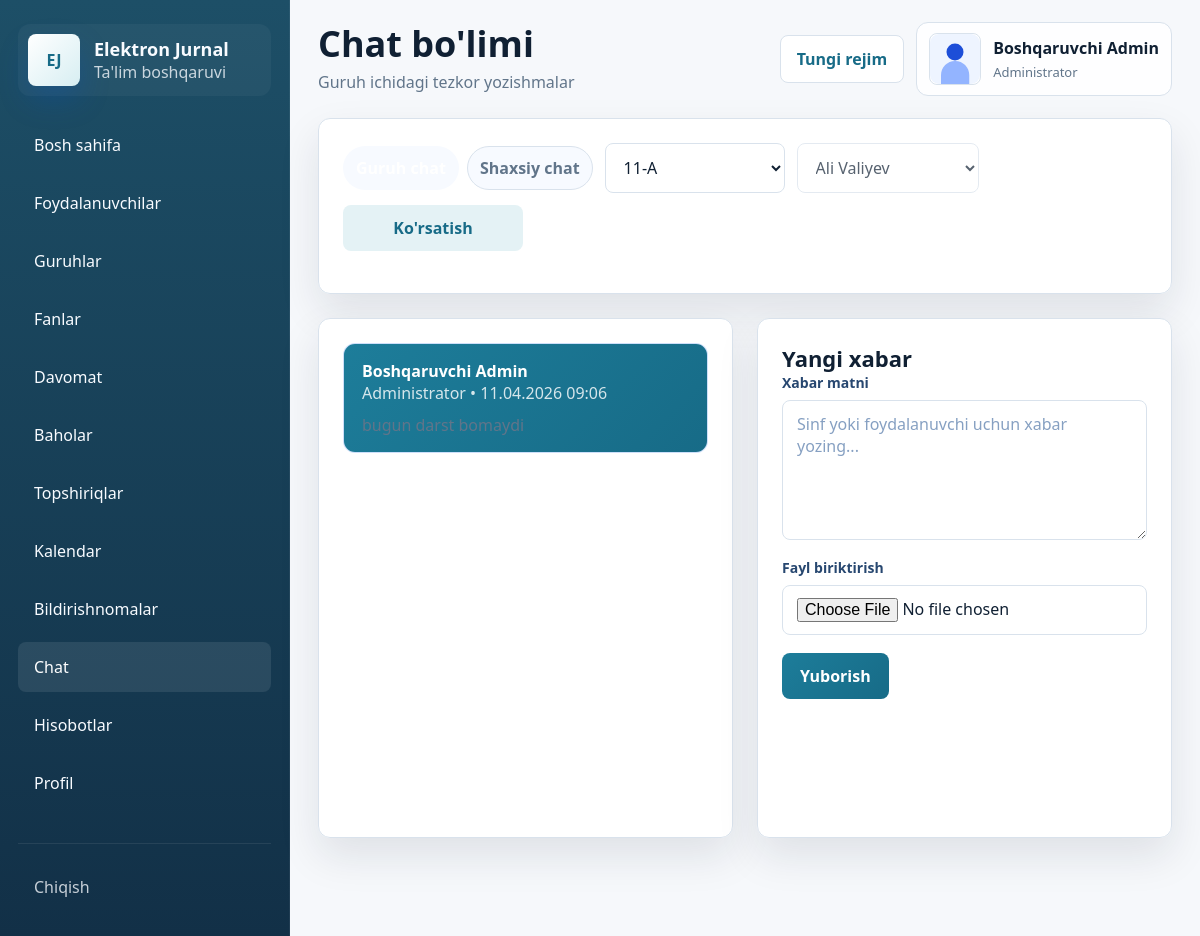
The page /chat (signed in) on the database its author committed.
### models.py (models this page shows, shortened)
class TimestampMixin:
    created_at = db.Column(db.DateTime, default=datetime.utcnow, nullable=False)

class User(UserMixin, TimestampMixin, db.Model):
    __tablename__ = "users"
    id = db.Column(db.Integer, primary_key=True)
    full_name = db.Column(db.String(150), nullable=False)
    username = db.Column(db.String(80), unique=True, nullable=False, index=True)
    password_hash = db.Column(db.String(255), nullable=False)
    role = db.Column(db.String(20), nullable=False, index=True)
    phone = db.Column(db.String(30))
    email = db.Column(db.String(120))
    image_path = db.Column(db.String(255))
    is_active = db.Column(db.Boolean, default=True, nullable=False)
    can_change_credentials = db.Column(db.Boolean, default=True, nullable=False)
    taught_subjects = db.relationship("Subject", back_populates="teacher", lazy="dynamic")
    student_group = db.relationship("StudentGroup", back_populates="student", uselist=False, cascade="all, delete-orphan")
    attendance_records = db.relationship("Attendance", back_populates="student", lazy="dynamic", foreign_keys="Attendance.student_id")
    grade_records = db.relationship("Grade", back_populates="student", lazy="dynamic", foreign_keys="Grade.student_id")
    grades_given = db.relationship("Grade", back_populates="teacher", lazy="dynamic", foreign_keys="Grade.teacher_id")
    assignments_created = db.relationship("Assignment", back_populates="teacher", lazy="dynamic", foreign_keys="Assignment.teacher_id")
    activities = db.relationship("ActivityLog", back_populates="user", lazy="dynamic")
    notifications = db.relationship("Notification", back_populates="user", lazy="dynamic", cascade="all, delete-orphan")
    chat_messages = db.relationship(
        "ChatMessage",
        back_populates="sender",
        lazy="dynamic",
        cascade="all, delete-orphan",
        foreign_keys="ChatMessage.sender_id",
    )
    assignment_submissions = db.relationship("AssignmentSubmission", back_populates="student", lazy="dynamic", cascade="all, delete-orphan")

class ChatMessage(TimestampMixin, db.Model):
    __tablename__ = "chat_messages"
    id = db.Column(db.Integer, primary_key=True)
    sender_id = db.Column(db.Integer, db.ForeignKey("users.id"), nullable=False, index=True)
    receiver_id = db.Column(db.Integer, db.ForeignKey("users.id"), index=True)
    group_id = db.Column(db.Integer, db.ForeignKey("groups.id"), index=True)
    message = db.Column(db.Text, nullable=False)
    file_path = db.Column(db.String(255))
    seen_at = db.Column(db.DateTime)
    sender = db.relationship("User", back_populates="chat_messages", foreign_keys=[sender_id])
    group = db.relationship("Group")
    receiver = db.relationship("User", foreign_keys=[receiver_id])

### app.py (the view, shortened to what this page needs)
@app.route("/chat", methods=["GET", "POST"])
@login_required
def chat_page():
    groups = chat_groups_for_user()
    private_users = private_chat_users()
    chat_mode = request.values.get("mode", "group")
    selected_group_id = request.values.get("group_id", type=int) or (groups[0].id if groups else None)
    selected_user_id = request.values.get("user_id", type=int) or (private_users[0].id if private_users else None)
    if chat_mode == "group" and selected_group_id and selected_group_id not in [group.id for group in groups]:
        abort(403)
    if chat_mode == "private" and selected_user_id and selected_user_id not in [user.id for user in private_users]:
        abort(403)
    messages = []
    if chat_mode == "private" and selected_user_id:
        messages = (
            ChatMessage.query.filter(
                or_(
                    and_(ChatMessage.sender_id == current_user.id, ChatMessage.receiver_id == selected_user_id),
                    and_(ChatMessage.sender_id == selected_user_id, ChatMessage.receiver_id == current_user.id),
                )
            )
            .order_by(ChatMessage.created_at.asc())
            .all()
        )
        unseen_ids = [item.id for item in messages if item.receiver_id == current_user.id and item.seen_at is None]
        if unseen_ids:
            ChatMessage.query.filter(ChatMessage.id.in_(unseen_ids)).update({"seen_at": datetime.utcnow()}, synchronize_session=False)
            commit_or_flash()
    elif selected_group_id:
        messages = ChatMessage.query.filter_by(group_id=selected_group_id).order_by(ChatMessage.created_at.asc()).all()
    return render_template(
        "chat/index.html",
        groups=groups,
        private_users=private_users,
        messages=messages,
        selected_group_id=selected_group_id,
        selected_user_id=selected_user_id,
        chat_mode=chat_mode,
    )

### app.py (called while the page is built, shortened)
@login_manager.user_loader
def load_user(user_id: str):
    return db.session.get(User, int(user_id))

def avatar_url(user: User) -> str:
    if user.image_path:
        return url_for("static", filename=f"uploads/{user.image_path}")
    return url_for("static", filename="uploads/default-avatar.svg")

def chat_groups_for_user():
    if current_user.role == "admin":
        return Group.query.order_by(Group.name).all()
    if current_user.role == "teacher":
        return get_teacher_groups(current_user)
    return [current_user.group] if current_user.group else []

def private_chat_users():
    if current_user.role == "admin":
        return User.query.filter(User.id != current_user.id).order_by(User.full_name).all()

### templates/chat/index.html (shortened to what this page needs)
{% extends "base.html" %}
{% block page_title %}Chat bo'limi{% endblock %}
{% block page_subtitle %}Guruh ichidagi tezkor yozishmalar{% endblock %}
{% block content %}
  <section class="panel-card">
    <form method="get" class="toolbar">
      <div class="mode-switch">
        <label class="status-choice">
          <span>Guruh chat</span>
        </label>
        <label class="status-choice">
          <span>Shaxsiy chat</span>
        </label>
      </div>
      <select name="group_id" {% if not groups or chat_mode != 'group' %}disabled{% endif %}>
        {% for group in groups %}
          <option value="{{ group.id }}" {% if selected_group_id == group.id %}selected{% endif %}>{{ group.name }}</option>
        {% endfor %}
      </select>
      <select name="user_id" {% if not private_users or chat_mode != 'private' %}disabled{% endif %}>
        {% for user in private_users %}
          <option value="{{ user.id }}" {% if selected_user_id == user.id %}selected{% endif %}>{{ user.full_name }}</option>
        {% endfor %}
      </select>
      <button class="btn btn-secondary" type="submit">Ko'rsatish</button>
    </form>
  </section>
  <section class="chat-layout">
    <div class="panel-card chat-window">
      <div class="chat-stream">
        {% for item in messages %}
          <article class="chat-message {% if item.sender_id == current_user.id %}chat-own{% endif %}">
            <div class="chat-bubble">
              <strong>{{ item.sender.full_name }}</strong>
              <span class="chat-meta">{{ role_labels.get(item.sender.role, item.sender.role) }} • {{ item.created_at.strftime('%d.%m.%Y %H:%M') }}{% if item.receiver_id and item.seen_at %} • ko'rildi{% endif %}</span>
              <p>{{ item.message }}</p>
            </div>
          </article>
        {% else %}
          <p>Ushbu guruh uchun chat xabarlari hali yo'q.</p>
        {% endfor %}
      </div>
    </div>
    <div class="panel-card">
      <h3>Yangi xabar</h3>
      <form method="post" class="grid-form" enctype="multipart/form-data">
        <div class="form-field full">
          <span>Xabar matni</span>
          <textarea name="message" placeholder="Sinf yoki foydalanuvchi uchun xabar yozing..." {% if (chat_mode == 'group' and not selected_group_id) or (chat_mode == 'private' and not selected_user_id) %}disabled{% endif %}></textarea>
        </div>
        <div class="form-field full">
          <span>Fayl biriktirish</span>
          <input type="file" name="chat_file" accept=".pdf,.doc,.docx,.xls,.xlsx">
        </div>
        <div class="form-actions full">
          <button class="btn btn-primary" type="submit" {% if (chat_mode == 'group' and not selected_group_id) or (chat_mode == 'private' and not selected_user_id) %}disabled{% endif %}>Yuborish</button>
        </div>
      </form>
    </div>
  </section>
{% endblock %}

### templates/base.html (shortened to what this page needs)
<!DOCTYPE html>
<html lang="uz">
<head>
  <link rel="stylesheet" href="{{ url_for('static', filename='css/style.css') }}">
</head>
<body>
  {% if current_user.is_authenticated %}
    <div class="app-shell">
      <aside class="sidebar" id="sidebar">
        <a class="brand" href="{{ url_for('dashboard_router') }}">
          <div class="brand-logo">EJ</div>
          <div>
            <strong>Elektron Jurnal</strong>
            <span>Ta'lim boshqaruvi</span>
          </div>
        </a>
        <nav class="sidebar-nav">
          {% for endpoint, label in nav_items %}
            <a href="{{ url_for(endpoint) }}" class="{% if request.endpoint == endpoint %}active{% endif %}">
              <span>{{ label }}</span>
            </a>
          {% endfor %}
        </nav>
        <div class="sidebar-footer">
          <a href="{{ url_for('logout') }}" class="logout-link">Chiqish</a>
        </div>
      </aside>
      <div class="main-area">
        <header class="topbar">
          <div class="topbar-title">
            <h1>{% block page_title %}Elektron Jurnal Tizimi{% endblock %}</h1>
            <p>{% block page_subtitle %}Akademik boshqaruv paneli{% endblock %}</p>
          </div>
          <div class="topbar-actions">
            <button class="theme-toggle" type="button" data-theme-toggle>Rejim</button>
            <div class="topbar-user">
              <img src="{{ avatar_url(current_user) }}" alt="Avatar" class="avatar">
              <div>
                <strong>{{ current_user.full_name }}</strong>
                <span>{{ role_labels.get(current_user.role, current_user.role) }}</span>
              </div>
            </div>
          </div>
        </header>
        <main class="page-content">
          {% block content %}{% endblock %}
        </main>
      </div>
    </div>
  {% endif %}
</body>
</html>

### rows shown on the page
User: full_name "Boshqaruvchi Admin", get "Administrator"
ChatMessage: sender.full_name "Boshqaruvchi Admin", created_at "11.04.2026 09:06", message "bugun darst bomaydi"

### other values the page prints
{{ label }} "Bosh sahifa" "Foydalanuvchilar" "Guruhlar" "Fanlar" "Davomat" "Baholar" "Topshiriqlar" "Kalendar" "Bildirishnomalar" "Chat" "Hisobotlar" "Profil"
form field group_id "11-A"
form field user_id "Ali Valiyev"
